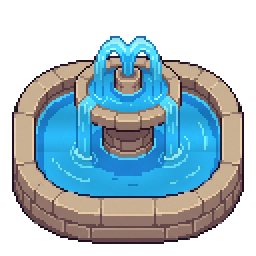
#> input picture scratch/artwork_rework/msw_fountain_flow_frame_0_128.png, 128 x 128 px, given in place of msw_topdown_stall_straight_front_1784702758576.png, which was not available (shown 2 times larger)
$ python process_hd_stall.py
#> lines starting #> are read from the running program, lines starting #| are printed output that depends on the picture; pictures that were not available may be replaced by others from this repository, and a replacement may not be noted
import os
from PIL import Image

def process_image():
    src_path = r"C:\Users\윤민호\.gemini\antigravity-ide\brain\b9d055b5-25c8-4d77-9c02-ef350c679cf6\msw_topdown_stall_straight_front_1784702758576.png"
    out_dir = r"c:\minho\메이플월드\scratch\artwork_rework"
    os.makedirs(out_dir, exist_ok=True)

    img = Image.open(src_path).convert("RGBA")
#> img is the input picture: PIL image 128x128 RGBA; mean R, G, B, A 64.7, 86.9, 96.5, 153.1

    # Convert white / near-white background to transparent
    datas = img.getdata()
    new_data = []
    for item in datas:
        r, g, b, a = item
        # Check if pixel is white background (high brightness, low color diff)
        if r > 240 and g > 240 and b > 240:
            new_data.append((255, 255, 255, 0))
        elif r > 225 and g > 225 and b > 225 and abs(r-g)<15 and abs(g-b)<15:
            new_data.append((255, 255, 255, 0))
        else:
            new_data.append(item)
#> after the loop, new_data = 16384 items, first 6: (0, 0, 0, 0), (0, 0, 0, 0), (0, 0, 0, 0), (0, 0, 0, 0), (0, 0, 0, 0), (0, 0, 0, 0)

    img.putdata(new_data)

    # Crop bounding box of content
    bbox = img.getbbox()
#> bbox = (6, 18, 122, 122)
    if bbox:
        img = img.crop(bbox)
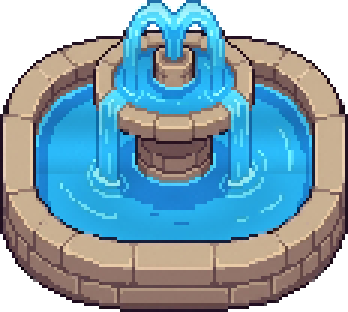
#> img: PIL image 116x104 RGBA (shown 3 times larger); mean R, G, B, A 87.8, 118, 131.1, 207.9; transparent parts drawn white

    # Resize / pad to square canvas (e.g. 256x256)
    w, h = img.size
#> w = 116; h = 104
    max_dim = max(w, h)
#> max_dim = 116

    # Create 256x256 square image
    square_size = 256
    scale = (square_size - 24) / float(max_dim)
#> scale = 2
    new_w = int(w * scale)
#> new_w = 232
    new_h = int(h * scale)
#> new_h = 208

    img_resized = img.resize((new_w, new_h), Image.Resampling.NEAREST)

    final_img = Image.new("RGBA", (square_size, square_size), (0, 0, 0, 0))
#> final_img: PIL image 256x256 RGBA; every value is 0
    paste_x = (square_size - new_w) // 2
#> paste_x = 12
    paste_y = square_size - new_h - 12 # Keep baseline gap ~12px
#> paste_y = 36

    final_img.paste(img_resized, (paste_x, paste_y), img_resized)
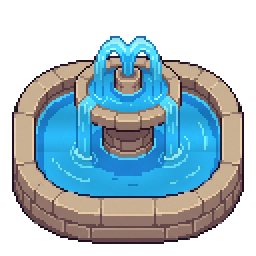
#> final_img: PIL image 256x256 RGBA; mean R, G, B, A 64.7, 86.9, 96.5, 153.1; transparent parts drawn white

    out_path_256 = os.path.join(out_dir, "msw_topdown_stall_straight_256.png")
    final_img.save(out_path_256)
    print(f"Saved {out_path_256}")

    # Also save 128x128 version
    final_128 = final_img.resize((128, 128), Image.Resampling.NEAREST)
    out_path_128 = os.path.join(out_dir, "msw_topdown_stall_straight_128.png")
    final_128.save(out_path_128)
    print(f"Saved {out_path_128}")

if __name__ == "__main__":
    process_image()

$ run again, on scratch/artwork_rework/msw_fountain_flow_frame_0_256.png
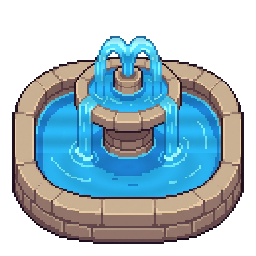
#> input picture scratch/artwork_rework/msw_fountain_flow_frame_0_256.png, 256 x 256 px, given in place of msw_topdown_stall_straight_front_1784702758576.png, which was not available
#> in process_image, img is the input picture: PIL image 256x256 RGBA; mean R, G, B, A 64, 86.3, 95.9, 152.9
#> after the loop in process_image, `for item in datas:`: new_data = 65536 items
#> bbox = (12, 36, 244, 244)
#> in process_image, `img = img.crop(bbox)`:
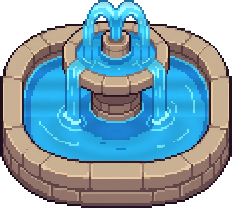
#> img: PIL image 232x208 RGBA; mean R, G, B, A 86.9, 117.2, 130.2, 207.6; transparent parts drawn white
#> final_img: PIL image 256x256 RGBA; every value is 0
#> in process_image, `final_128 = final_img.resize((128, 128), Image.Resampling.NEAREST)`:
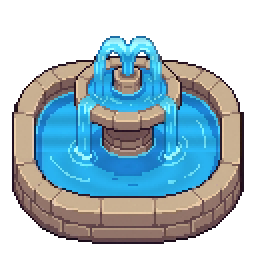
#> final_128: PIL image 128x128 RGBA (shown 2 times larger); mean R, G, B, A 64, 86.1, 95.7, 152.9; transparent parts drawn white
